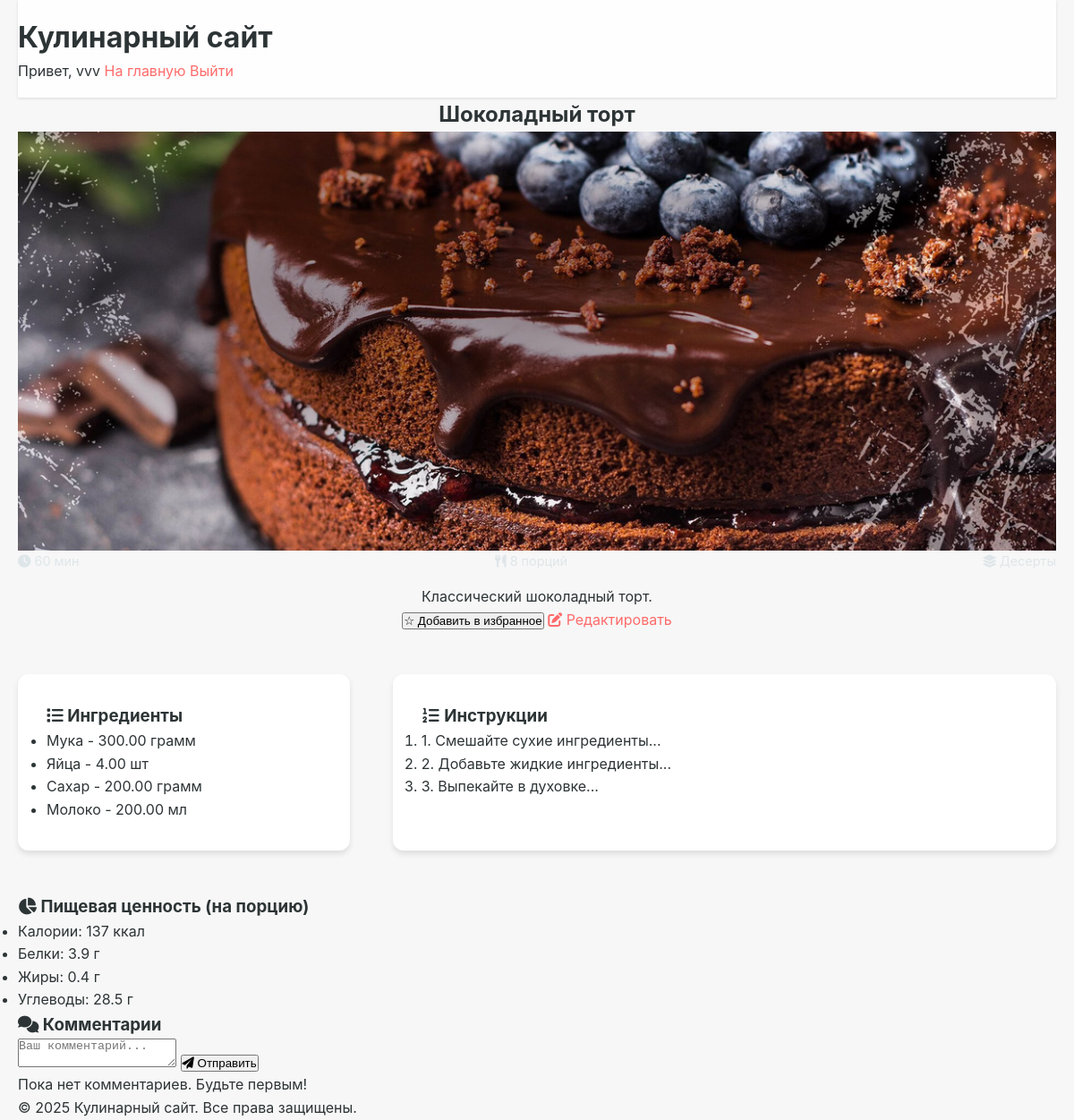
Screenshot of /recipe.php?id=1 (signed in) with the database file from the repository.
### tables this page shows
CREATE TABLE `recipes` (
  `recipe_id` int NOT NULL,
  `category_id` int NOT NULL,
  `recipe_name` varchar(255) NOT NULL,
  `description` text,
  `instructions` text NOT NULL,
  `prep_time` int DEFAULT NULL,
  `cook_time` int DEFAULT NULL,
  `servings` int DEFAULT NULL,
  `user_id` int NOT NULL,
  `image_url` varchar(255) DEFAULT NULL,
  `created_at` timestamp NULL DEFAULT CURRENT_TIMESTAMP
);

CREATE TABLE `recipe_ingredients` (
  `recipe_id` int NOT NULL,
  `ingredient_id` int NOT NULL,
  `quantity` decimal(10,2) NOT NULL
);

CREATE TABLE `ingredients` (
  `ingredient_id` int NOT NULL,
  `ingredient_name` varchar(255) NOT NULL,
  `description` text,
  `unit` varchar(50) DEFAULT NULL,
  `calories` decimal(10,2) DEFAULT NULL COMMENT 'Ккал на 100г',
  `protein` decimal(10,2) DEFAULT NULL COMMENT 'Белки (г)',
  `fat` decimal(10,2) DEFAULT NULL COMMENT 'Жиры (г)',
  `carbs` decimal(10,2) DEFAULT NULL COMMENT 'Углеводы (г)'
);

### recipe.php (the view, shortened to what this page needs)
<?php
require_once 'config.php';
$recipe_id = (int)$_GET['id'];
$stmt = $pdo->prepare("
    SELECT r.*, c.category_name
    FROM recipes r
    JOIN categories c ON r.category_id = c.category_id
    WHERE r.recipe_id = ?
");
$stmt->execute([$recipe_id]);
$recipe = $stmt->fetch();
$ingredients = $pdo->prepare("
    SELECT i.*, ri.quantity
    FROM recipe_ingredients ri
    JOIN ingredients i ON ri.ingredient_id = i.ingredient_id
    WHERE ri.recipe_id = ?
");
$ingredients->execute([$recipe_id]);
$ingredients = $ingredients->fetchAll();
$comments = $pdo->prepare("
    SELECT c.*, u.username
    FROM comments c
    JOIN users u ON c.user_id = u.user_id
    WHERE c.recipe_id = ?
    ORDER BY c.created_at DESC
");
$comments->execute([$recipe_id]);
$comments = $comments->fetchAll();
$isFavorite = false;
if (isset($_SESSION['user_id'])) {
    $stmt = $pdo->prepare("SELECT * FROM favorites WHERE user_id = ? AND recipe_id = ?");
    $stmt->execute([$_SESSION['user_id'], $recipe_id]);
    $isFavorite = $stmt->rowCount() > 0;
}
$nutrition = $pdo->prepare("
    SELECT
        SUM((i.calories * ri.quantity / 100)) AS total_calories,
        SUM((i.protein * ri.quantity / 100)) AS total_protein,
        SUM((i.fat * ri.quantity / 100)) AS total_fat,
        SUM((i.carbs * ri.quantity / 100)) AS total_carbs,
        r.servings
    FROM recipes r
    JOIN recipe_ingredients ri ON r.recipe_id = ri.recipe_id
    JOIN ingredients i ON ri.ingredient_id = i.ingredient_id
    WHERE r.recipe_id = ?
    GROUP BY r.recipe_id
");
$nutrition->execute([$recipe_id]);
$nutrition = $nutrition->fetch();
?>
<!DOCTYPE html>
<html lang="ru">
<head>
    <link rel="stylesheet" href="https://cdnjs.cloudflare.com/ajax/libs/font-awesome/6.0.0/css/all.min.css">
    <link rel="stylesheet" href="css/style.css">
</head>
<body>
    <div class="container">
        <header>
            <h1>Кулинарный сайт</h1>
            <nav>
                <?php if (isset($_SESSION['user_id'])): ?>
                    <span>Привет, <?= htmlspecialchars($_SESSION['username']) ?></span>
                    <a href="index.php">На главную</a>
                    <a href="logout.php">Выйти</a>
                <?php else: ?>
                    <a href="login.php">Войти</a>
                    <a href="register.php">Регистрация</a>
                <?php endif; ?>
            </nav>
        </header>
        <main>
            <article class="recipe">
                <div class="recipe-header">
                    <h2><?= htmlspecialchars($recipe['recipe_name']) ?></h2>
                    <?php if (!empty($recipe['image_url'])): ?>
                        <img src="<?= htmlspecialchars($recipe['image_url']) ?>"
                             alt="<?= htmlspecialchars($recipe['recipe_name']) ?>"
                             class="recipe-image">
                    <?php endif; ?>
                    <div class="recipe-meta">
                        <span><i class="fas fa-clock"></i> <?= ($recipe['prep_time'] + $recipe['cook_time']) ?> мин</span>
                        <span><i class="fas fa-utensils"></i> <?= $recipe['servings'] ?> порций</span>
                        <span><i class="fas fa-layer-group"></i> <?= htmlspecialchars($recipe['category_name']) ?></span>
                    </div>
                    <?php if (!empty($recipe['description'])): ?>
                        <p class="recipe-description"><?= nl2br(htmlspecialchars($recipe['description'])) ?></p>
                    <?php endif; ?>
                    <div class="recipe-actions">
                        <?php if (isset($_SESSION['user_id'])): ?>
                            <button onclick="toggleFavorite(<?= $recipe_id ?>, <?= $isFavorite ? 'true' : 'false' ?>)">
                                <?= $isFavorite ? '★ Удалить из избранного' : '☆ Добавить в избранное' ?>
                            </button>
                        <?php endif; ?>
                        <?php if (isset($_SESSION['user_id']) && $_SESSION['user_id'] == $recipe['user_id']): ?>
                            <a href="edit_recipe.php?id=<?= $recipe_id ?>" class="btn-edit">
                                <i class="fas fa-edit"></i> Редактировать
                            </a>
                        <?php endif; ?>
                    </div>
                </div>
                <div class="recipe-details">
                    <section class="ingredients">
                        <h3><i class="fas fa-list"></i> Ингредиенты</h3>
                        <ul>
                            <?php foreach ($ingredients as $ingredient): ?>
                                <li>
                                    <?= htmlspecialchars($ingredient['ingredient_name']) ?> -
                                    <?= $ingredient['quantity'] ?>
                                    <?= htmlspecialchars($ingredient['unit'] ?? 'г') ?>
                                </li>
                            <?php endforeach; ?>
                        </ul>
                    </section>
                    <section class="instructions">
                        <h3><i class="fas fa-list-ol"></i> Инструкции</h3>
                        <ol>
                            <?php
                            $steps = array_filter(explode("\n", $recipe['instructions']));
                            foreach ($steps as $step):
                            ?>
                                <li><?= nl2br(htmlspecialchars(trim($step))) ?></li>
                            <?php endforeach; ?>
                        </ol>
                    </section>
                </div>
                <?php if ($nutrition): ?>
                <div class="nutrition-info">
                    <h3><i class="fas fa-chart-pie"></i> Пищевая ценность (на порцию)</h3>
                    <ul>
                        <li>Калории: <?= round($nutrition['total_calories'] / $nutrition['servings']) ?> ккал</li>
                        <li>Белки: <?= round($nutrition['total_protein'] / $nutrition['servings'], 1) ?> г</li>
                        <li>Жиры: <?= round($nutrition['total_fat'] / $nutrition['servings'], 1) ?> г</li>
                        <li>Углеводы: <?= round($nutrition['total_carbs'] / $nutrition['servings'], 1) ?> г</li>
                    </ul>
                </div>
                <?php endif; ?>
            </article>
            <section class="comments">
                <h3><i class="fas fa-comments"></i> Комментарии</h3>
                <?php if (isset($_SESSION['user_id'])): ?>
                <form method="POST" class="comment-form">
                    <textarea name="comment_text" placeholder="Ваш комментарий..." required></textarea>
                    <button type="submit"><i class="fas fa-paper-plane"></i> Отправить</button>
                </form>
                <?php else: ?>
                <p class="auth-notice">Чтобы оставить комментарий, пожалуйста <a href="login.php">войдите</a> или <a href="register.php">зарегистрируйтесь</a>.</p>
                <?php endif; ?>
                <div class="comments-list">
                    <?php if (!empty($comments)): ?>
                        <?php foreach ($comments as $comment): ?>
                        <div class="comment">
                            <div class="comment-header">
                                <span class="comment-author"><?= htmlspecialchars($comment['username']) ?></span>
                                <span class="comment-date"><?= date('d.m.Y H:i', strtotime($comment['created_at'])) ?></span>
                            </div>
                            <div class="comment-text"><?= nl2br(htmlspecialchars($comment['comment_text'])) ?></div>
                        </div>
                        <?php endforeach; ?>
                    <?php else: ?>
                        <p class="no-comments">Пока нет комментариев. Будьте первым!</p>
                    <?php endif; ?>
                </div>
            </section>
        </main>
        <footer>
            <p>&copy; <?= date('Y') ?> Кулинарный сайт. Все права защищены.</p>
        </footer>
    </div>
</body>
</html>

### css/style.css (style rules this page uses)
:root { --primary: #FF6B6B; --primary-dark: #FF5252; --secondary: #4ECDC4; --accent: #FFE66D; --dark: #2D3436; --light: #F7F7F7; --white: #FFFFFF; --gray: #DFE6E9; --text: #2D3436; --border-radius: 12px; --shadow-sm: 0 1px 3px rgba(0,0,0,0.12); --shadow-md: 0 4px 6px rgba(0,0,0,0.1); --shadow-lg: 0 10px 25px rgba(0,0,0,0.1); --transition: all 0.4s cubic-bezier(0.22, 1, 0.36, 1); }
* { margin: 0; padding: 0; box-sizing: border-box; }
body { font-family: 'Inter', -apple-system, BlinkMacSystemFont, sans-serif; line-height: 1.6; color: var(--text); background-color: var(--light); min-height: 100vh; display: flex; flex-direction: column; -webkit-font-smoothing: antialiased; }
a { text-decoration: none; color: var(--primary); transition: var(--transition); position: relative; }
a::after { content: ''; position: absolute; bottom: -2px; left: 0; width: 0; height: 2px; background: var(--primary); transition: var(--transition); }
.container { width: 100%; max-width: 1200px; margin: 0 auto; padding: 0 20px; }
header { background-color: var(--white); box-shadow: var(--shadow-sm); padding: 1rem 0; position: sticky; top: 0; z-index: 100; backdrop-filter: blur(10px); background-color: rgba(255, 255, 255, 0.85); }
.recipe-meta { display: flex; justify-content: space-between; color: var(--gray); font-size: 0.9rem; margin-bottom: 1rem; }
.recipe-header { margin-bottom: 3rem; text-align: center; }
.recipe-image { width: 100%; max-height: 500px; object-fit: cover; display: block; }
.recipe-details { display: grid; grid-template-columns: 1fr 2fr; gap: 3rem; margin: 3rem 0; }
.ingredients, .instructions { background: var(--white); padding: 2rem; border-radius: var(--border-radius); box-shadow: var(--shadow-md); }

### rows the page displays
recipes: recipe_name "Шоколадный торт", image_url (picture), description "Классический шоколадный торт.", instructions "1. Смешайте сухие ингредиенты...", instructions "2. Добавьте жидкие ингредиенты...", instructions "3. Выпекайте в духовке..."
recipe_ingredients: ingredient.ingredient_name "Мука", quantity "300.00", ingredient.unit "грамм"
recipe_ingredients: ingredient.ingredient_name "Яйца", quantity "4.00", ingredient.unit "шт"
recipe_ingredients: ingredient.ingredient_name "Сахар", quantity "200.00", ingredient.unit "грамм"
recipe_ingredients: ingredient.ingredient_name "Молоко", quantity "200.00", ingredient.unit "мл"

### other values shown
$_SESSION['username'] "vvv"
$nutrition['total_calories'] / $nutrition['servings'] "137"
$nutrition['total_protein'] / $nutrition['servings'] "3.9"
$nutrition['total_fat'] / $nutrition['servings'] "0.4"
$nutrition['total_carbs'] / $nutrition['servings'] "28.5"
